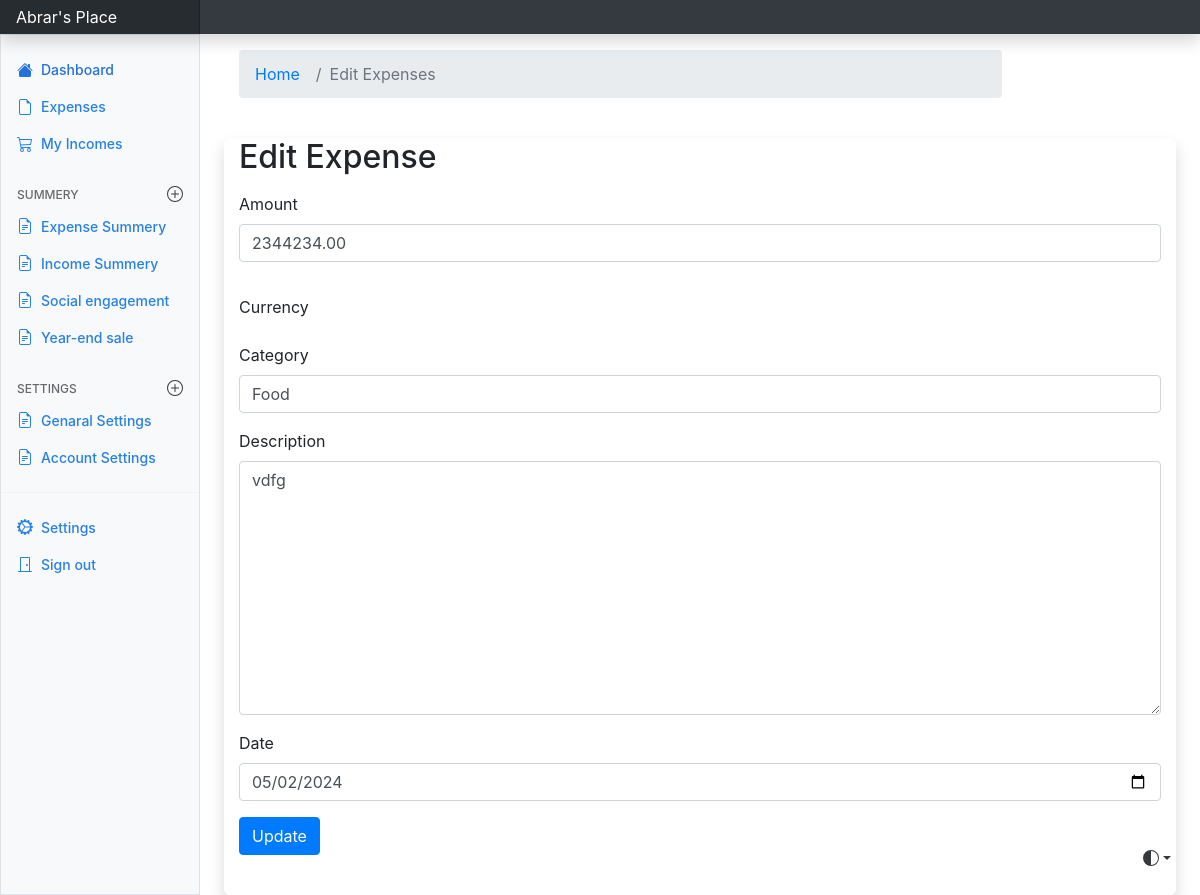
/edit_expense/9, run on an earlier commit of the app's database.
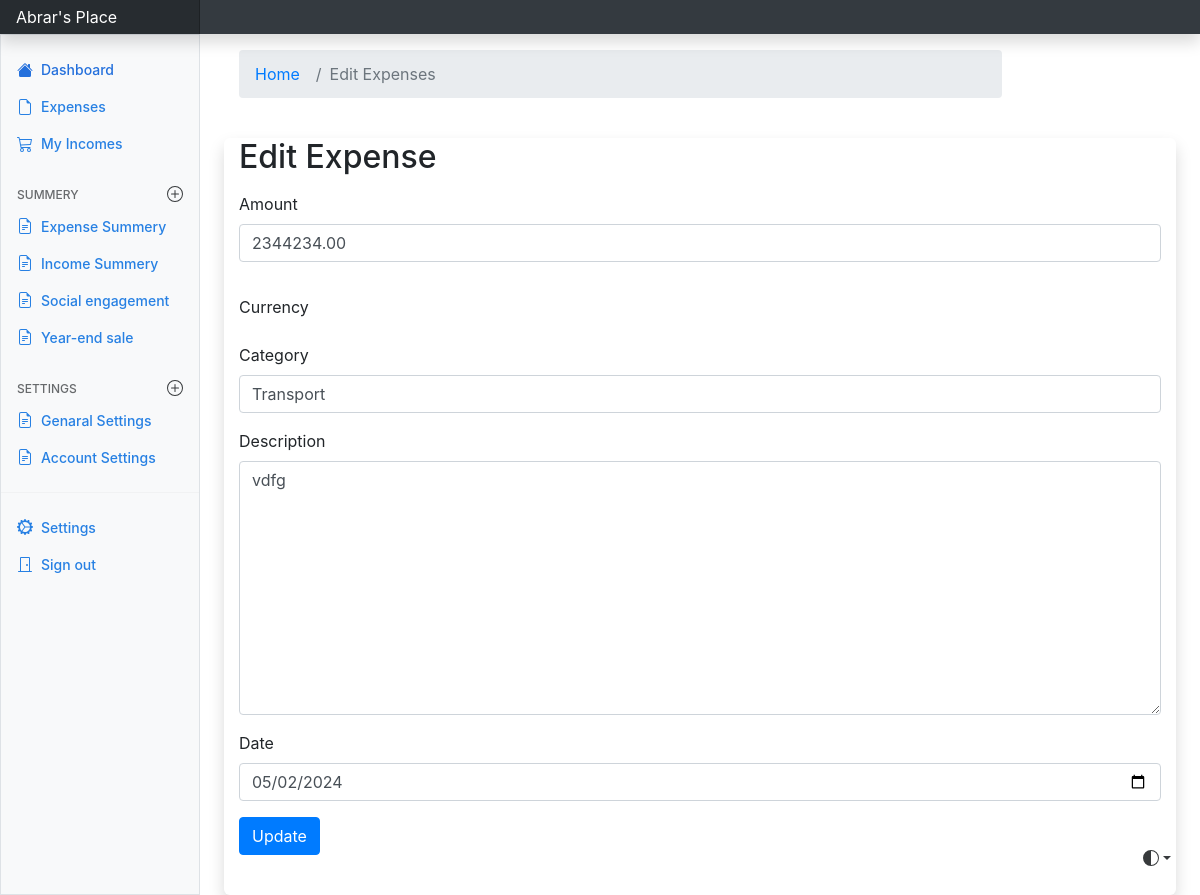
And on a later commit of the database.
### expenses/models.py (models this page shows, shortened)
class Add_expense(models.Model):
    category_type = {
        "Rent": "Rent",
        "Food": "Food",
        "Transport": "Transport",
        "Entertainment": "Entertainment",
        "Health": "Health",
        "Other": "Other",
    }
    user = models.ForeignKey(settings.AUTH_USER_MODEL, on_delete=models.CASCADE, default=1)
    amount = models.DecimalField(max_digits=10, decimal_places=2)
    description = models.TextField()
    category = models.CharField(choices=list(category_type.items()), max_length=20)
    date = models.DateField()

### expenses/views.py (the view)
# urls.py: path('edit_expense/<int:id>', views.edit_expense, name='edit'),
def edit_expense(request, id):
    data = Add_expense.objects.get(pk=id)
    form = ExpenseForm(instance=data)
    if request.method == 'POST':
        form = ExpenseForm(request.POST, instance=data)
        if form.is_valid():
            form.save()
            message.success(request, 'Expense updated successfully')
            return redirect('index')
    return render(request, 'expenses/edit_expense.html', {'form': form})

### expenses/forms.py
class ExpenseForm(ModelForm):
    class Meta:
        model = Add_expense
        fields = '__all__'
        widgets = {
            'user': forms.HiddenInput(), # This is a hidden input field, it is hidden from the user
            'date': forms.DateInput(attrs={'type': 'date', 'class': 'form-control'}),
            'amount': forms.NumberInput(attrs={'placeholder': 'Amount', 'class': 'form-control'}),
            'description': forms.Textarea(attrs={'placeholder': 'Description', 'class': 'form-control'}),
            'category': forms.Select(attrs={'class': 'form-control'}),
        }

### templates/expenses/edit_expense.html (shortened to what this page needs)
{% extends "base.html" %}
{% block content %}
<link rel="stylesheet" href="https://cdn.jsdelivr.net/npm/bootstrap@4.0.0/dist/css/bootstrap.min.css">
<div class ="container mt-3">
    <div class="row">
        <div class="col-md-10">
            <nav aria-label="breadcrumb">
                <ol class="breadcrumb">
                <li class="breadcrumb-item"><a href="{% url 'index' %}">Home</a></li>
                <li class="breadcrumb-item active" aria-current="page">Edit Expenses</li>
                </ol>
            </nav>
        </div>
    </div>
</div>
<div class="container rounded-2 shadow" style="margin-top: 20px;">
    <h2 class="mt-4" >Edit Expense</h2>
    <form class="mt-3" method="POST">
        <div class="form-row">
        <div class="form-group col-12">
            <label for="inputEmail4">Amount</label>
            {{ form.amount }}
        </div>
        <div class="form-group col-12">
        </div>
        </div>
        <div class="form-row">
        <div class="form-group col-md-12">
            <label for="inputState">Currency</label>
        </div>
        </div>
        <div class="form-row">
        <div class="form-group col-md-12">
            <label for="inputCity">Category</label>
            {{form.category}}
        </div>
        <div class="form-group col-md-12">
            <label for="inputState">Description</label>
            {{form.description}}
        </div>
        </div>
        <div class="form-group">
            <label for="inputAddress">Date</label>
            {{form.date}}
        </div>
        <div class="mt-3">
            <button type="submit" class="btn btn-primary">Update</button>
        </div>
    </form>
    <div class="mt-3"><br></div>
</div>
{% endblock %}

What changed in the data, as far as the page shows it:
changed Add_expense "vdfg": category "Food" → "Transport"
